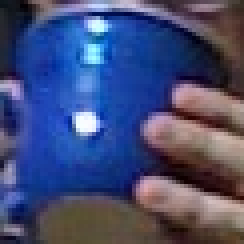
//> input picture Resources/BlueCup.jpg, 61 x 61 px (shown 4 times larger)
$ ./main ../../Resources/BlueCup.jpg   (built with g++ and OpenCV 4)
//> lines starting //> are read from the running program, lines starting //| are printed output that depends on the picture
//
//  main.cpp
//  EdgeDetector
//
//  Created by chenjie on 2020/2/20.
//  Copyright © 2020 chenjie. All rights reserved.
//

// 运行需要注意以下几点
// 1. 如果报动态库无法加载，首先确保已经安装OpenCV，然后请在工程选项-当前Target选项-General选项-Framework and libraries中检查所依赖的动态库，在文件资源的Frameworks中删除相应的动态库，再添加自己安装好的动态库。
// 2. 如果报动态库无法加载，并提示无动态库签名，请在终端使用命令“codesign -f -s "Mac Developer: <你的苹果开发者账号邮箱>" *.dylib“对某个动态库签名，由于动态库存在依赖问题，你也可以使用命令“codesign -f -s "Mac Developer: <你的苹果开发者账号邮箱>" /usr/local/opt/*/lib/*.dylib“对该目录下的所有动态库签名。
// 3. 如果在编译时OpenCV报头文件无法找到，请确保在工程选项-当前Target选项-Build Settings选项中搜索Header Search Paths，将其改为你自己在/usr/local下安装好的包含OpenCV2头文件集合的文件夹，需要注意是要设置为OpenCV2的上级目录，否则编译时会报错。
// 4. 如果运行时无法加载图片，请检查Edit Schem中的Argument选项设置正确，这是主函数的第二个参数，需要注意的是这里使用的是绝对路径， 你需要将其替换成自己环境中的绝对路径

#include <iostream>
#include <opencv2/highgui.hpp>
#include <opencv2/imgproc.hpp>

const std::string c_window_name_gray = "EdgeDetector_Gray";
const std::string c_window_name_edge = "EdgeDetector_Edge";

void help(const char * argv[]) {
    std::cout << "\n"
    << "Demo: EdgeDetector"
    << argv[0] <<" <path/image>\n"
    << "For example:\n"
    << argv[0] << " ./fruits.jpg\n"
    << std::endl;
}

int main(int argc, const char * argv[]) {
    if (argc != 2) {
        help(argv);
        return 0;
    }

    // 显示原始图像的灰度图
    cv::namedWindow(c_window_name_gray, cv::WINDOW_AUTOSIZE);
    cv::Mat image_rgb = cv::imread(argv[1]);
//> image_rgb is the input picture: 61 rows x 61 cols, CV_8UC3; mean B, G, R 117.6, 76.4, 68
    cv::Mat image_gray;
    cv::cvtColor(image_rgb, image_gray, cv::COLOR_RGB2GRAY);
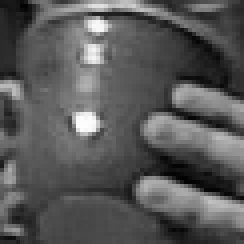
//> image_gray: 61 rows x 61 cols, CV_8UC1 (shown 4 times larger); min 2, max 254, mean 87.8
    cv::imshow(c_window_name_gray, image_gray);

    // 显示边缘检测的结果
    cv::namedWindow(c_window_name_edge, cv::WINDOW_AUTOSIZE);
    cv::Mat image_edge;
    cv::Canny(image_gray, image_edge, 10, 100, 3, true);
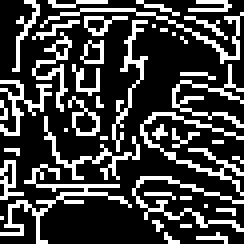
//> image_edge: 61 rows x 61 cols, CV_8UC1 (shown 4 times larger); 25.7% white in thin lines or dots
    cv::imshow(c_window_name_edge, image_edge);

    // 等待用户的键盘输入
    cv::waitKey(0);

    // 摧毁窗口，释放内存资源
    cv::destroyWindow(c_window_name_gray);
    cv::destroyWindow(c_window_name_edge);

    return 0;
}

$ run again, on Resources/HandOutdoorColor.jpg
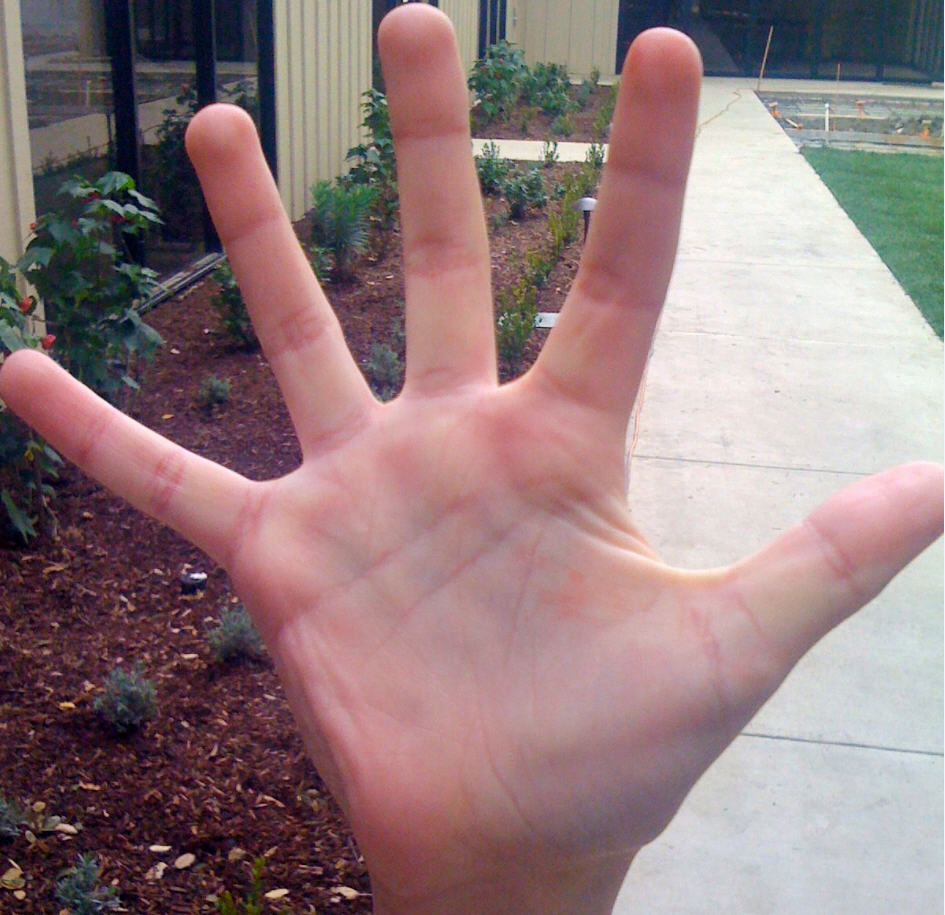
//> input picture Resources/HandOutdoorColor.jpg, 945 x 915 px
//> image_rgb is the input picture: 915 rows x 945 cols, CV_8UC3; mean B, G, R 125.6, 123.8, 146.8
//> `cv::cvtColor(image_rgb, image_gray, cv::COLOR_RGB2GRAY);`:
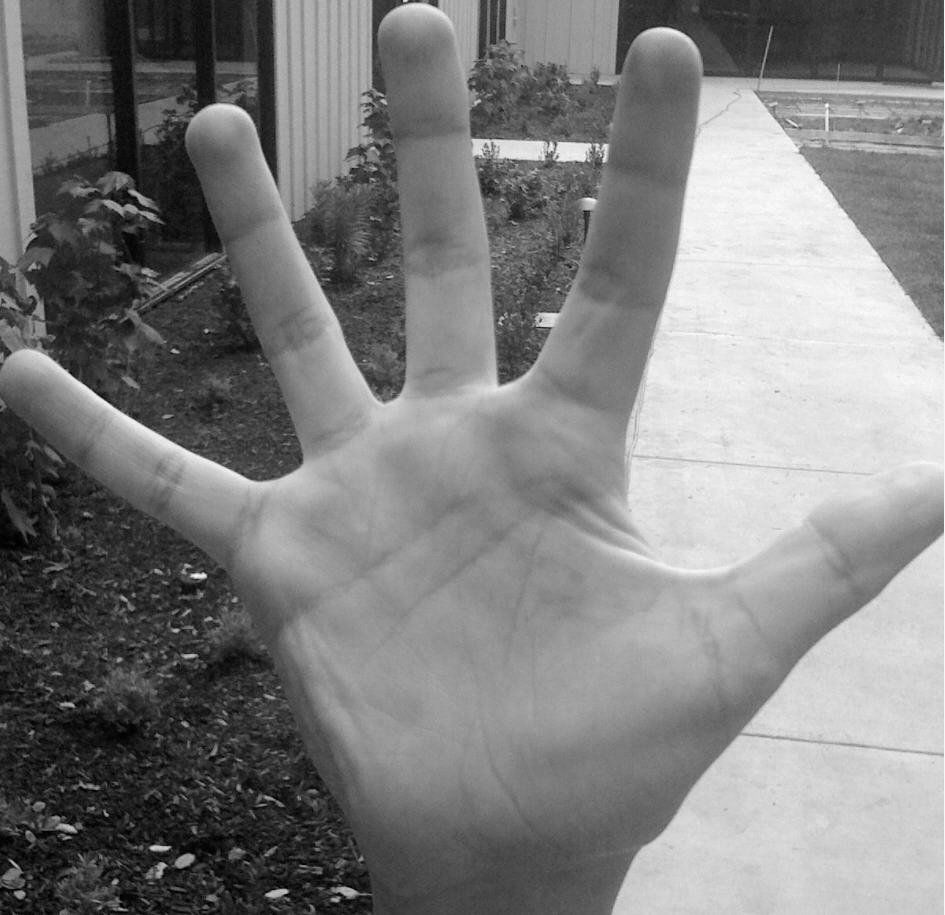
//> image_gray: 915 rows x 945 cols, CV_8UC1; min 0, max 253, mean 126.9
//> `cv::Canny(image_gray, image_edge, 10, 100, 3, true);`:
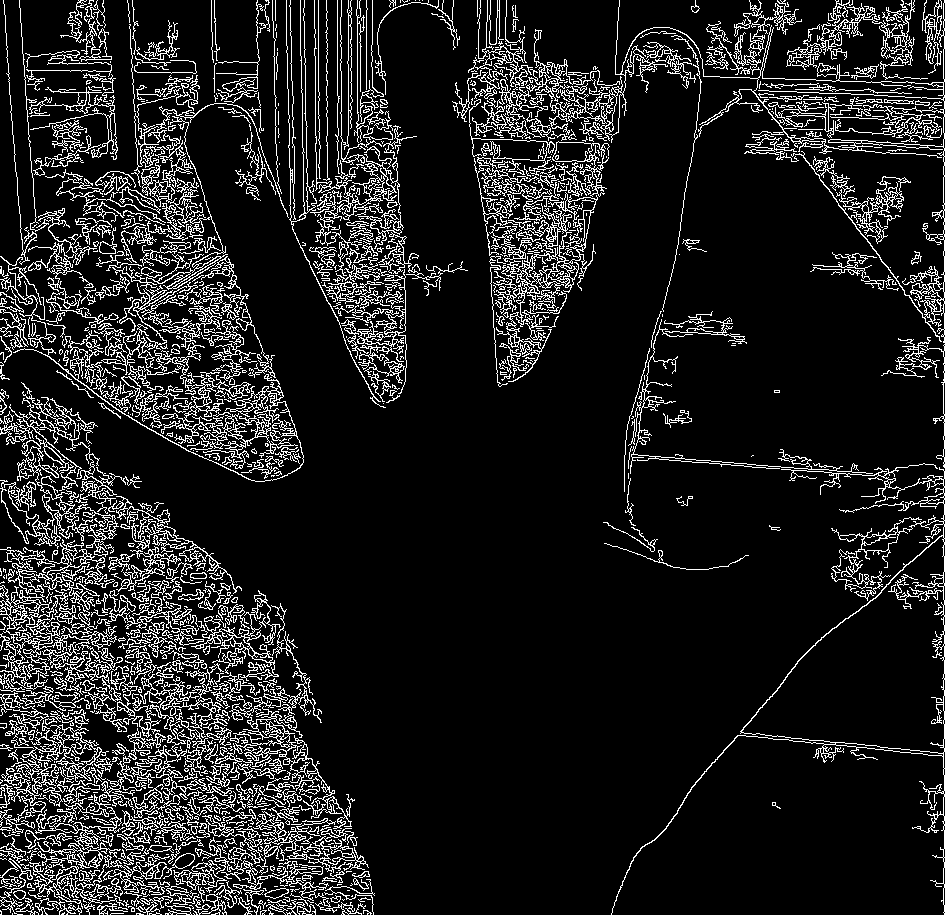
//> image_edge: 915 rows x 945 cols, CV_8UC1; 12.2% white in thin lines or dots

$ run again, on Resources/HandOutdoorSunColor.jpg
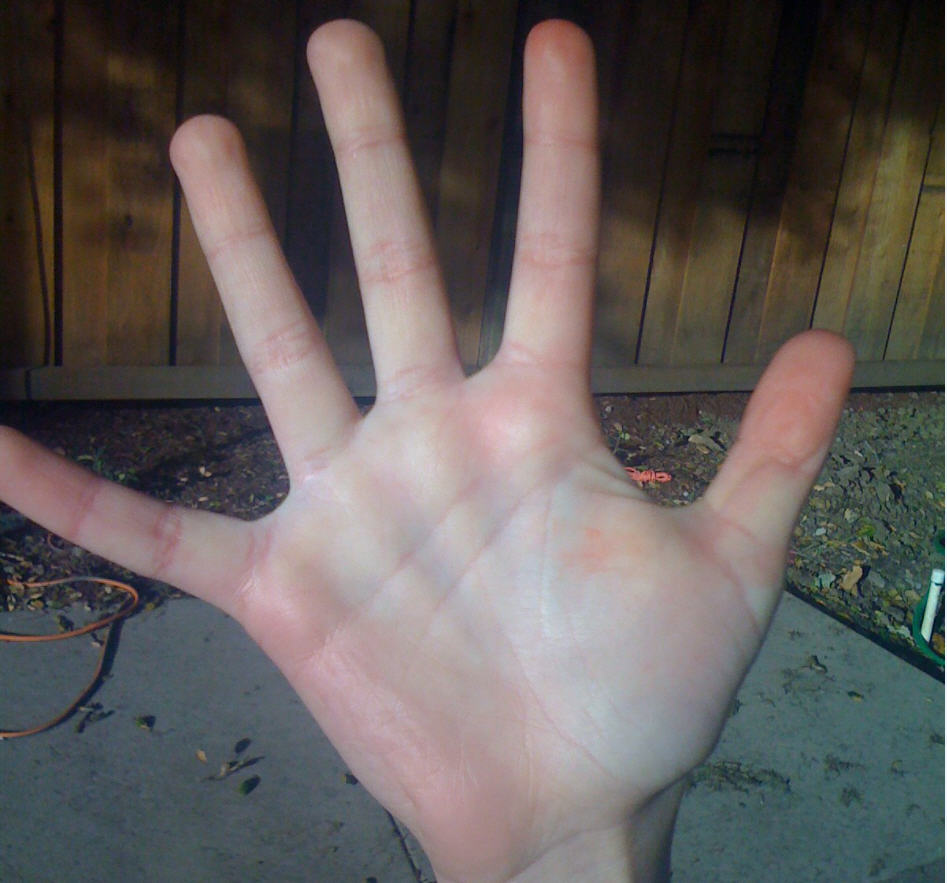
//> input picture Resources/HandOutdoorSunColor.jpg, 947 x 883 px
//> image_rgb is the input picture: 883 rows x 947 cols, CV_8UC3; mean B, G, R 91.4, 93.1, 99.4
//> `cv::cvtColor(image_rgb, image_gray, cv::COLOR_RGB2GRAY);`:
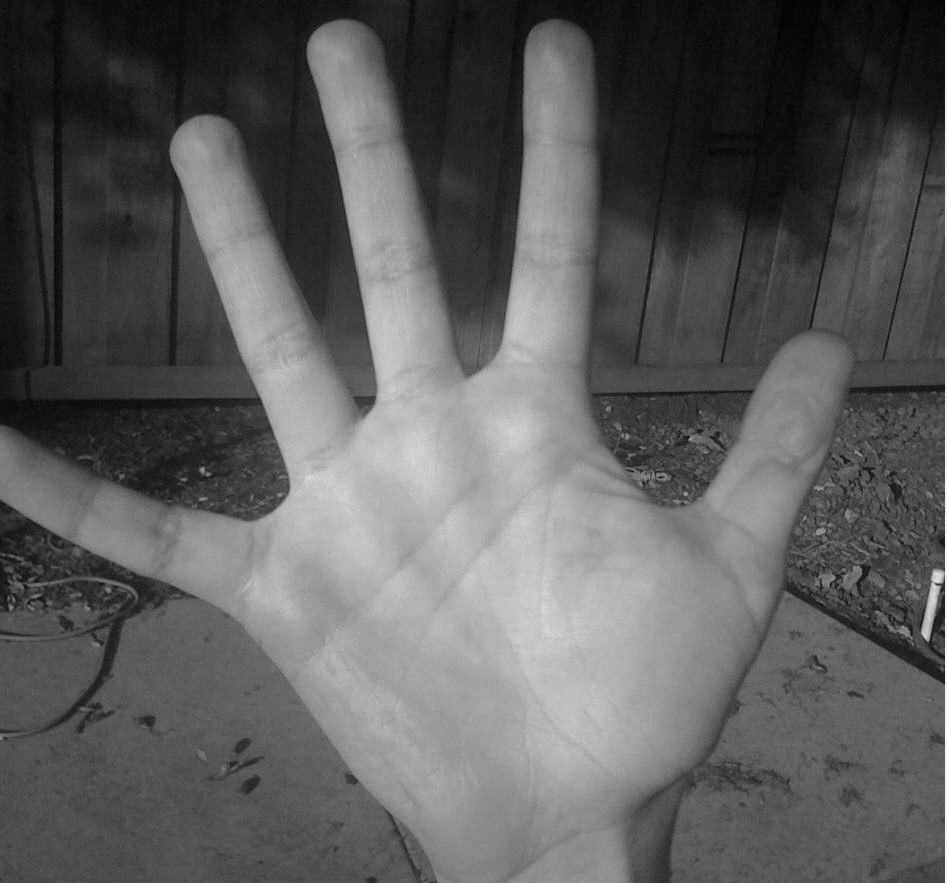
//> image_gray: 883 rows x 947 cols, CV_8UC1; min 2, max 253, mean 93.3
//> `cv::Canny(image_gray, image_edge, 10, 100, 3, true);`:
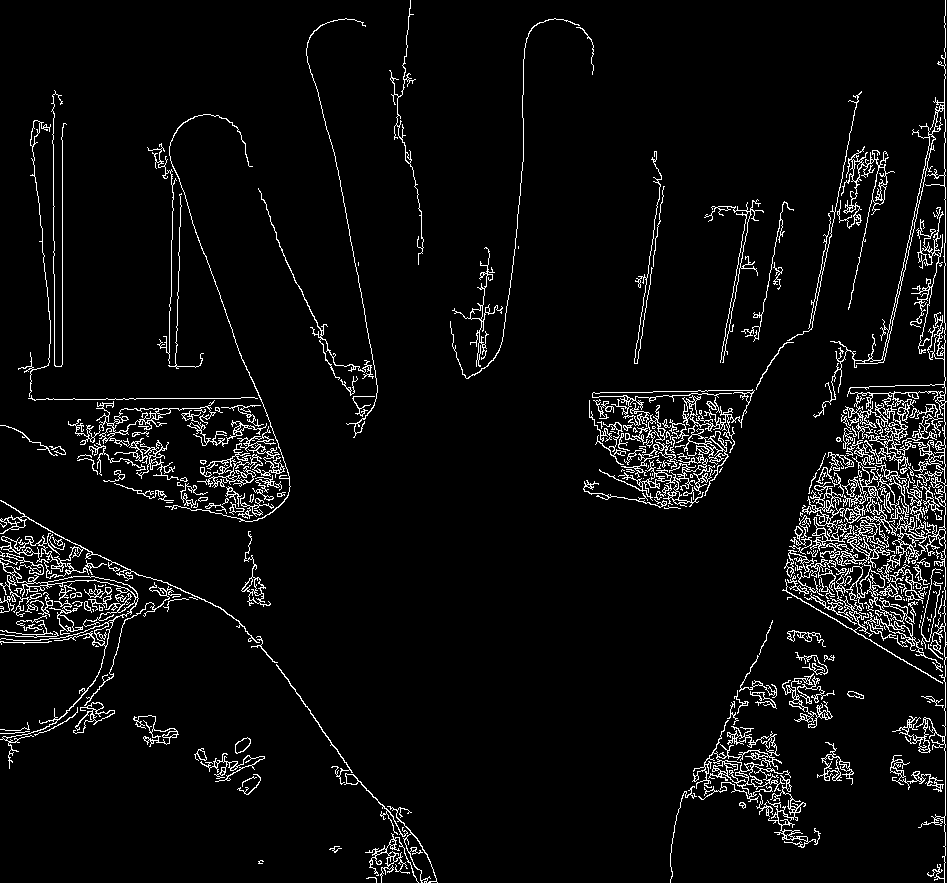
//> image_edge: 883 rows x 947 cols, CV_8UC1; 5.2% white in thin lines or dots

$ run again, on Resources/adrian.jpg
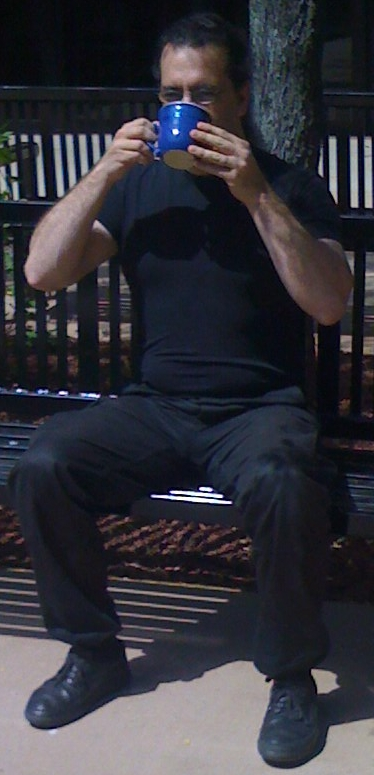
//> input picture Resources/adrian.jpg, 374 x 775 px
//> image_rgb is the input picture: 775 rows x 374 cols, CV_8UC3; mean B, G, R 58.5, 51, 51.2
//> `cv::cvtColor(image_rgb, image_gray, cv::COLOR_RGB2GRAY);`:
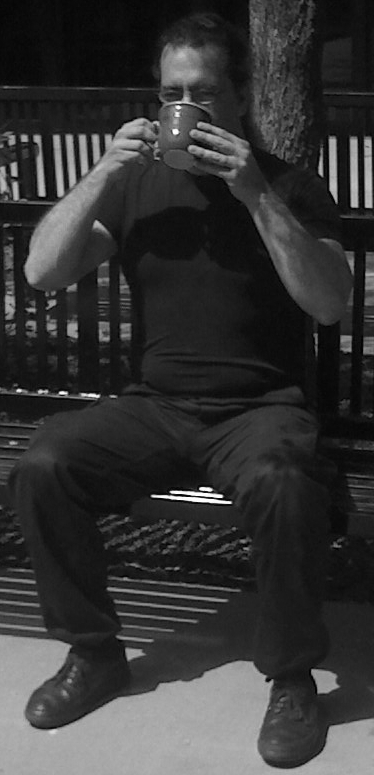
//> image_gray: 775 rows x 374 cols, CV_8UC1; min 0, max 255, mean 53.3
//> `cv::Canny(image_gray, image_edge, 10, 100, 3, true);`:
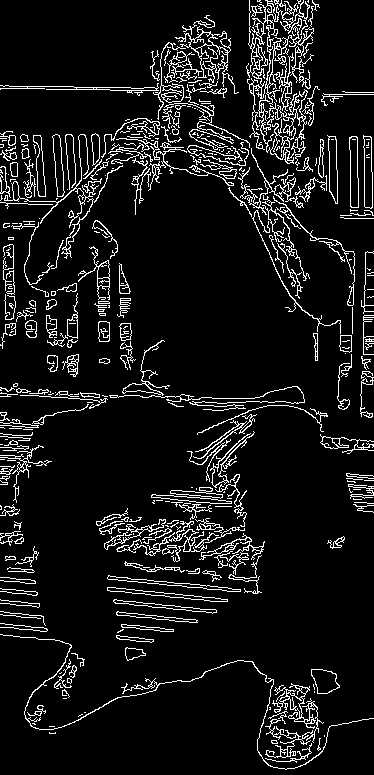
//> image_edge: 775 rows x 374 cols, CV_8UC1; 8.9% white in thin lines or dots
